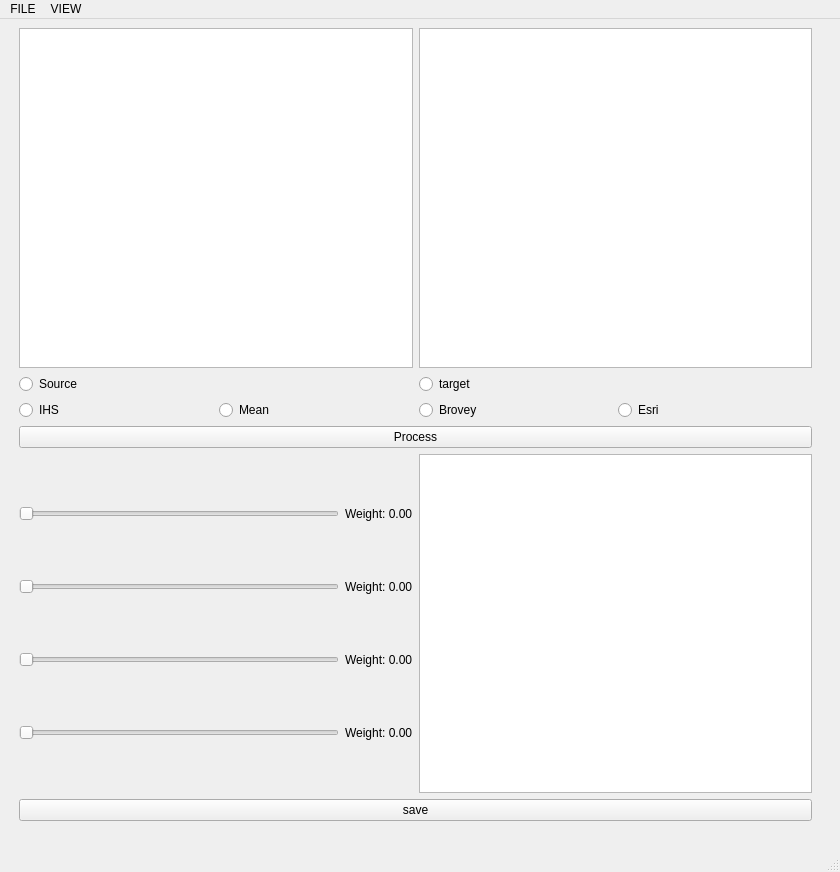
<?xml version="1.0" encoding="UTF-8"?>
<ui version="4.0">
 <class>MainWindow</class>
 <widget class="QMainWindow" name="MainWindow">
  <property name="geometry">
   <rect>
    <x>0</x>
    <y>0</y>
    <width>840</width>
    <height>872</height>
   </rect>
  </property>
  <property name="windowTitle">
   <string>MainWindow</string>
  </property>
  <widget class="QWidget" name="centralwidget">
   <widget class="QFrame" name="verticalFrame">
    <property name="geometry">
     <rect>
      <x>10</x>
      <y>0</y>
      <width>811</width>
      <height>811</height>
     </rect>
    </property>
    <property name="sizePolicy">
     <sizepolicy hsizetype="Expanding" vsizetype="Expanding">
      <horstretch>0</horstretch>
      <verstretch>0</verstretch>
     </sizepolicy>
    </property>
    <property name="frameShadow">
     <enum>QFrame::Plain</enum>
    </property>
    <layout class="QVBoxLayout" name="verticalLayout">
     <item>
      <layout class="QHBoxLayout" name="DisplayView">
       <item>
        <widget class="QGraphicsView" name="sourceView"/>
       </item>
       <item>
        <widget class="QGraphicsView" name="targetView"/>
       </item>
      </layout>
     </item>
     <item>
      <layout class="QHBoxLayout" name="ImageDisplay">
       <item>
        <widget class="QRadioButton" name="source">
         <property name="text">
          <string>Source</string>
         </property>
        </widget>
       </item>
       <item>
        <widget class="QRadioButton" name="target">
         <property name="text">
          <string>target</string>
         </property>
        </widget>
       </item>
      </layout>
     </item>
     <item>
      <layout class="QHBoxLayout" name="processLayout">
       <item>
        <widget class="QRadioButton" name="IHS">
         <property name="text">
          <string>IHS</string>
         </property>
        </widget>
       </item>
       <item>
        <widget class="QRadioButton" name="MEAN">
         <property name="text">
          <string>Mean</string>
         </property>
        </widget>
       </item>
       <item>
        <widget class="QRadioButton" name="BROVEY">
         <property name="text">
          <string>Brovey</string>
         </property>
        </widget>
       </item>
       <item>
        <widget class="QRadioButton" name="ESRI">
         <property name="text">
          <string>Esri</string>
         </property>
        </widget>
       </item>
      </layout>
     </item>
     <item>
      <widget class="QPushButton" name="process">
       <property name="text">
        <string>Process</string>
       </property>
      </widget>
     </item>
     <item>
      <layout class="QHBoxLayout" name="horizontalLayout_2">
       <item>
        <layout class="QGridLayout" name="gridLayout">
         <item row="1" column="1">
          <widget class="QLabel" name="percent_3">
           <property name="text">
            <string>Weight: 0.00</string>
           </property>
          </widget>
         </item>
         <item row="0" column="0">
          <widget class="QSlider" name="weight_4">
           <property name="orientation">
            <enum>Qt::Horizontal</enum>
           </property>
          </widget>
         </item>
         <item row="1" column="0">
          <widget class="QSlider" name="weight_3">
           <property name="orientation">
            <enum>Qt::Horizontal</enum>
           </property>
          </widget>
         </item>
         <item row="2" column="1">
          <widget class="QLabel" name="percent_2">
           <property name="text">
            <string>Weight: 0.00</string>
           </property>
          </widget>
         </item>
         <item row="0" column="1">
          <widget class="QLabel" name="percent_4">
           <property name="text">
            <string>Weight: 0.00</string>
           </property>
          </widget>
         </item>
         <item row="2" column="0">
          <widget class="QSlider" name="weight_2">
           <property name="orientation">
            <enum>Qt::Horizontal</enum>
           </property>
          </widget>
         </item>
         <item row="3" column="0">
          <widget class="QSlider" name="weight_1">
           <property name="orientation">
            <enum>Qt::Horizontal</enum>
           </property>
          </widget>
         </item>
         <item row="3" column="1">
          <widget class="QLabel" name="percent_1">
           <property name="text">
            <string>Weight: 0.00</string>
           </property>
          </widget>
         </item>
        </layout>
       </item>
       <item>
        <widget class="QGraphicsView" name="outputView">
         <property name="sizeAdjustPolicy">
          <enum>QAbstractScrollArea::AdjustIgnored</enum>
         </property>
        </widget>
       </item>
      </layout>
     </item>
     <item>
      <widget class="QPushButton" name="save">
       <property name="text">
        <string>save</string>
       </property>
      </widget>
     </item>
    </layout>
   </widget>
  </widget>
  <widget class="QMenuBar" name="menubar">
   <property name="geometry">
    <rect>
     <x>0</x>
     <y>0</y>
     <width>840</width>
     <height>25</height>
    </rect>
   </property>
   <widget class="QMenu" name="fileMenu">
    <property name="title">
     <string>FILE</string>
    </property>
    <addaction name="actionOpen"/>
    <addaction name="actionExit"/>
   </widget>
   <widget class="QMenu" name="viewMenu">
    <property name="title">
     <string>VIEW</string>
    </property>
    <addaction name="actionzoomIn"/>
    <addaction name="actionzoomOut"/>
   </widget>
   <addaction name="fileMenu"/>
   <addaction name="viewMenu"/>
  </widget>
  <widget class="QStatusBar" name="statusbar"/>
  <action name="actionSave">
   <property name="text">
    <string>Save</string>
   </property>
  </action>
  <action name="actionExit">
   <property name="text">
    <string>Exit</string>
   </property>
  </action>
  <action name="actionzoomIn">
   <property name="text">
    <string>Zoom In</string>
   </property>
  </action>
  <action name="actionzoomOut">
   <property name="text">
    <string>Zoom Out</string>
   </property>
  </action>
  <action name="actionOpen">
   <property name="text">
    <string>Open</string>
   </property>
  </action>
 </widget>
 <resources/>
 <connections/>
</ui>
